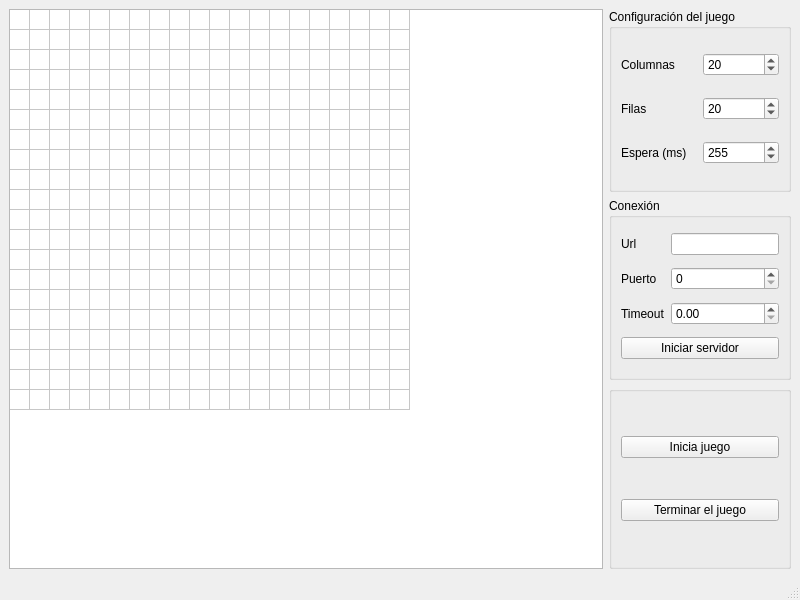
<?xml version="1.0" encoding="UTF-8"?>
<ui version="4.0">
 <class>MainWindow</class>
 <widget class="QMainWindow" name="MainWindow">
  <property name="geometry">
   <rect>
    <x>0</x>
    <y>0</y>
    <width>800</width>
    <height>600</height>
   </rect>
  </property>
  <property name="windowTitle">
   <string>Servidor</string>
  </property>
  <widget class="QWidget" name="centralwidget">
   <layout class="QGridLayout" name="gridLayout">
    <item row="0" column="0">
     <widget class="QTableWidget" name="tableWidget">
      <property name="rowCount">
       <number>20</number>
      </property>
      <property name="columnCount">
       <number>20</number>
      </property>
      <attribute name="horizontalHeaderVisible">
       <bool>false</bool>
      </attribute>
      <attribute name="horizontalHeaderDefaultSectionSize">
       <number>20</number>
      </attribute>
      <attribute name="horizontalHeaderMinimumSectionSize">
       <number>1</number>
      </attribute>
      <attribute name="verticalHeaderVisible">
       <bool>false</bool>
      </attribute>
      <attribute name="verticalHeaderDefaultSectionSize">
       <number>20</number>
      </attribute>
      <attribute name="verticalHeaderHighlightSections">
       <bool>true</bool>
      </attribute>
      <attribute name="verticalHeaderMinimumSectionSize">
       <number>1</number>
      </attribute>
      <row/>
      <row/>
      <row/>
      <row/>
      <row/>
      <row/>
      <row/>
      <row/>
      <row/>
      <row/>
      <row/>
      <row/>
      <row/>
      <row/>
      <row/>
      <row/>
      <row/>
      <row/>
      <row/>
      <row/>
      <column/>
      <column/>
      <column/>
      <column/>
      <column/>
      <column/>
      <column/>
      <column/>
      <column/>
      <column/>
      <column/>
      <column/>
      <column/>
      <column/>
      <column/>
      <column/>
      <column/>
      <column/>
      <column/>
      <column/>
     </widget>
    </item>
    <item row="0" column="1">
     <layout class="QVBoxLayout" name="verticalLayout_4">
      <item>
       <widget class="QGroupBox" name="groupBox_3">
        <property name="title">
         <string>Configuración del juego</string>
        </property>
        <layout class="QGridLayout" name="gridLayout_3">
         <item row="0" column="0">
          <widget class="QLabel" name="label">
           <property name="text">
            <string>Columnas</string>
           </property>
          </widget>
         </item>
         <item row="0" column="1">
          <widget class="QSpinBox" name="spinBox_2">
           <property name="minimum">
            <number>15</number>
           </property>
           <property name="maximum">
            <number>200</number>
           </property>
           <property name="value">
            <number>20</number>
           </property>
          </widget>
         </item>
         <item row="1" column="0">
          <widget class="QLabel" name="label_2">
           <property name="text">
            <string>Filas</string>
           </property>
          </widget>
         </item>
         <item row="1" column="1">
          <widget class="QSpinBox" name="spinBox_3">
           <property name="minimum">
            <number>15</number>
           </property>
           <property name="maximum">
            <number>200</number>
           </property>
           <property name="value">
            <number>20</number>
           </property>
          </widget>
         </item>
         <item row="2" column="0">
          <widget class="QLabel" name="label_3">
           <property name="text">
            <string>Espera (ms)</string>
           </property>
          </widget>
         </item>
         <item row="2" column="1">
          <widget class="QSpinBox" name="spinBox">
           <property name="minimum">
            <number>1</number>
           </property>
           <property name="maximum">
            <number>1000</number>
           </property>
           <property name="value">
            <number>255</number>
           </property>
          </widget>
         </item>
        </layout>
       </widget>
      </item>
      <item>
       <widget class="QGroupBox" name="groupBox">
        <property name="sizePolicy">
         <sizepolicy hsizetype="Maximum" vsizetype="Preferred">
          <horstretch>0</horstretch>
          <verstretch>0</verstretch>
         </sizepolicy>
        </property>
        <property name="title">
         <string>Conexión</string>
        </property>
        <layout class="QGridLayout" name="gridLayout_2">
         <item row="2" column="0">
          <widget class="QLabel" name="label_6">
           <property name="text">
            <string>Timeout</string>
           </property>
          </widget>
         </item>
         <item row="0" column="0">
          <widget class="QLabel" name="label_4">
           <property name="text">
            <string>Url</string>
           </property>
          </widget>
         </item>
         <item row="2" column="1">
          <widget class="QDoubleSpinBox" name="doubleSpinBox"/>
         </item>
         <item row="0" column="1">
          <widget class="QLineEdit" name="lineEdit"/>
         </item>
         <item row="1" column="0">
          <widget class="QLabel" name="label_5">
           <property name="text">
            <string>Puerto</string>
           </property>
          </widget>
         </item>
         <item row="1" column="1">
          <widget class="QSpinBox" name="spinBox_4"/>
         </item>
         <item row="4" column="0" colspan="2">
          <widget class="QPushButton" name="pushButton">
           <property name="text">
            <string>Iniciar servidor</string>
           </property>
          </widget>
         </item>
        </layout>
       </widget>
      </item>
      <item>
       <widget class="QGroupBox" name="groupBox_2">
        <property name="title">
         <string/>
        </property>
        <layout class="QGridLayout" name="gridLayout_7">
         <item row="0" column="0">
          <widget class="QPushButton" name="pushButton_2">
           <property name="text">
            <string>Inicia juego</string>
           </property>
          </widget>
         </item>
         <item row="1" column="0">
          <widget class="QPushButton" name="pushButton_3">
           <property name="text">
            <string>Terminar el juego</string>
           </property>
          </widget>
         </item>
        </layout>
       </widget>
      </item>
     </layout>
    </item>
   </layout>
  </widget>
  <widget class="QMenuBar" name="menubar">
   <property name="geometry">
    <rect>
     <x>0</x>
     <y>0</y>
     <width>800</width>
     <height>25</height>
    </rect>
   </property>
  </widget>
  <widget class="QStatusBar" name="statusbar"/>
 </widget>
 <resources/>
 <connections/>
</ui>
